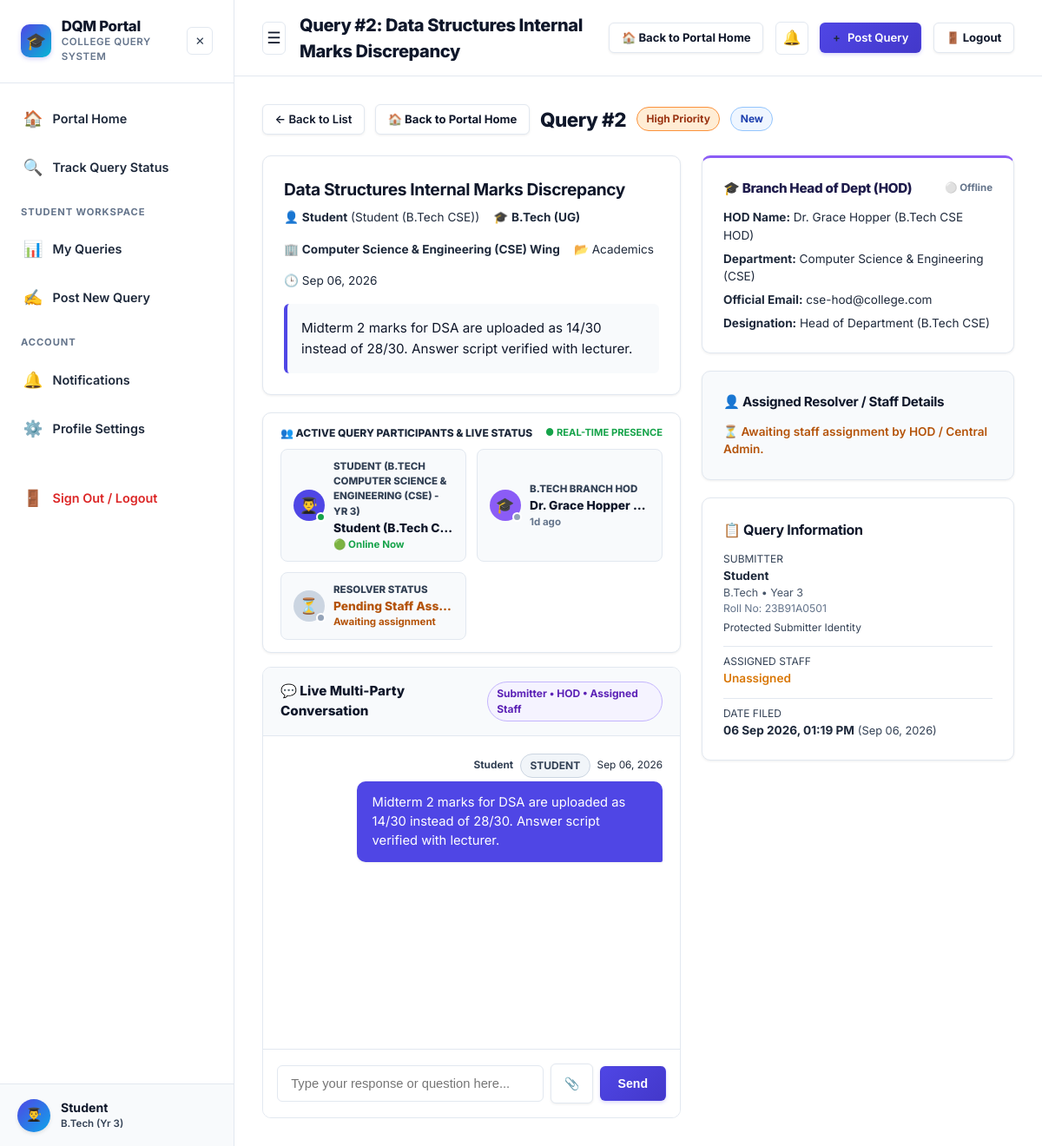
The app's page /query/2 (signed in), older data.
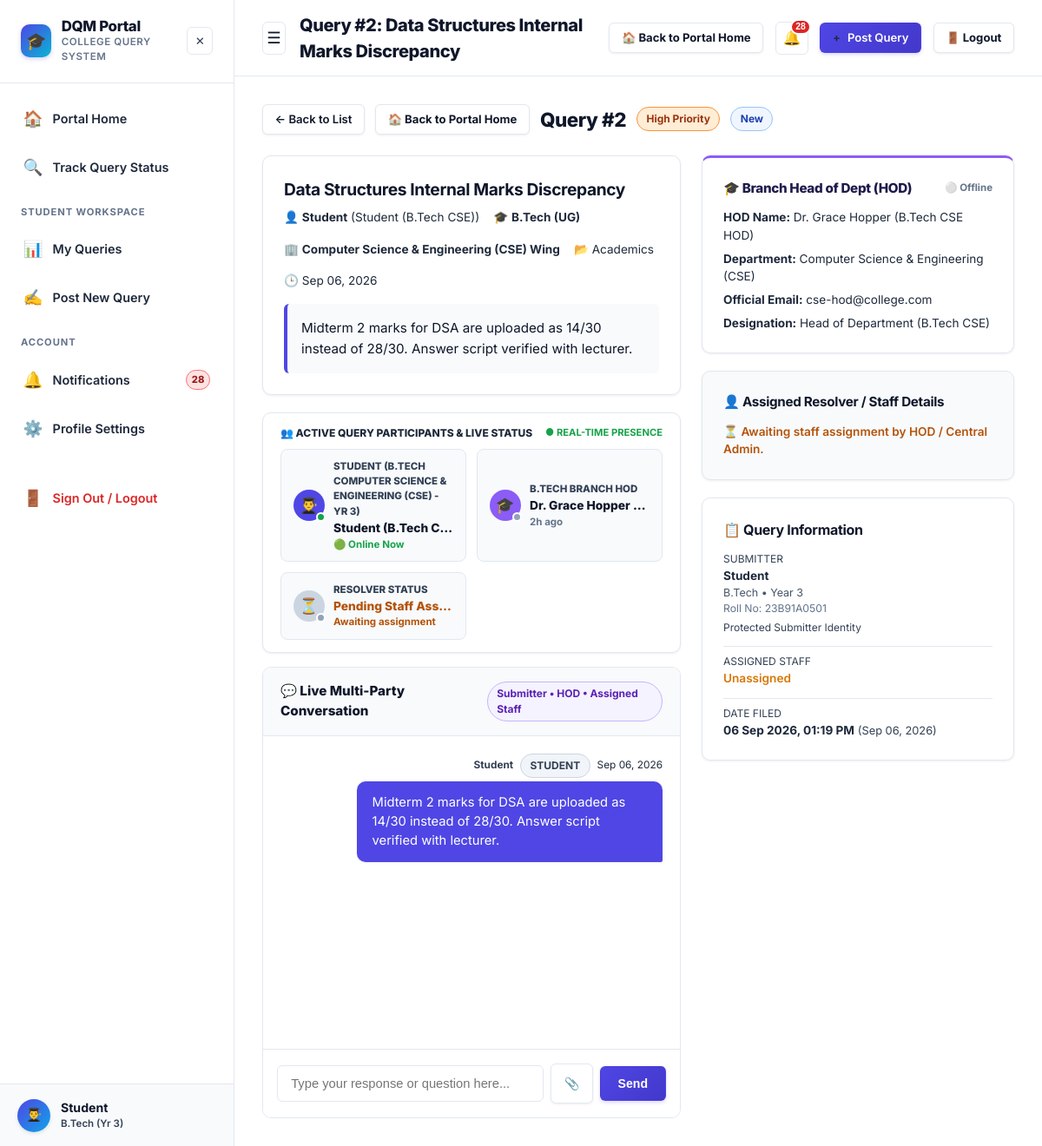
The same page, newer data.
### tables this page shows
CREATE TABLE users (
    id INTEGER PRIMARY KEY AUTOINCREMENT,
    name TEXT DEFAULT 'Anonymous User',
    email TEXT NOT NULL UNIQUE,
    password_hash TEXT NOT NULL,
    role TEXT NOT NULL DEFAULT 'student',
    level TEXT,
    department TEXT,
    course TEXT,
    year INTEGER,
    phone TEXT,
    roll_no TEXT,
    designation TEXT,
    is_active INTEGER DEFAULT 1,
    last_active_at TIMESTAMP DEFAULT CURRENT_TIMESTAMP,
    created_at TIMESTAMP DEFAULT CURRENT_TIMESTAMP
);

### app.py (the view, shortened to what this page needs)
@app.route('/query/<int:query_id>')
@login_required
def query_details(query_id):
    user = get_current_user()
    db = get_db()
    query = db.execute("""
        SELECT q.*, u.name as user_name, u.email as user_email, u.role as user_role, u.roll_no, u.phone,
               u.designation as user_designation, u.level as user_level, u.course as user_course,
               staff.name as staff_name, staff.email as staff_email, staff.department as staff_department,
               staff.designation as staff_designation, staff.phone as staff_phone
        FROM queries q
        JOIN users u ON q.user_id = u.id
        LEFT JOIN users staff ON q.assigned_staff_id = staff.id
        WHERE q.id = ?
    """, (query_id,)).fetchone()
    if not query:
        flash('Query not found.', 'danger')
        return redirect(url_for('dashboard'))
    is_submitter = (user['id'] == query['user_id'])
    is_admin = (user['role'] in ['admin', 'principal'])
    is_ao = (user['role'] == 'ao')
    is_hod = (user['role'] == 'hod')
    is_assigned = (query['assigned_staff_id'] == user['id'])
    is_staff = (user['role'] in ['staff', 'office_staff', 'faculty'])
    if not (is_submitter or is_admin or is_ao or is_hod or is_assigned or is_staff):
        flash('Access restricted: You do not have permission to view this query.', 'warning')
        if user['role'] in ['staff', 'office_staff', 'faculty', 'hod', 'ao']:
            return redirect(url_for('department_dashboard'))
        return redirect(url_for('dashboard'))
    messages = db.execute("""
        SELECT m.*, u.name as sender_name, u.role as sender_role, u.department as sender_department
        FROM messages m
        JOIN users u ON m.sender_id = u.id
        WHERE m.query_id = ?
        ORDER BY m.created_at ASC
    """, (query_id,)).fetchall()
    visible_messages = []
    for msg in messages:
        if msg['is_internal_note'] and user['role'] in ['student', 'faculty']:
            continue
        visible_messages.append(msg)
    attachments = db.execute("""
        SELECT a.*, u.name as uploader_name
        FROM attachments a
        JOIN users u ON a.uploaded_by = u.id
        WHERE a.query_id = ?
        ORDER BY a.created_at ASC
    """, (query_id,)).fetchall()
    if user['role'] == 'hod':
        if user.get('course'):
            dept_staff = db.execute(
                "SELECT id, name, email, role, department, designation FROM users WHERE role IN ('staff', 'faculty') AND (department = ? OR department IS NULL) AND (course = ? OR course IS NULL) AND is_active = 1 ORDER BY name ASC",
                (user['department'], user['course'])
            ).fetchall()
        else:
            dept_staff = db.execute(
                "SELECT id, name, email, role, department, designation FROM users WHERE role IN ('staff', 'faculty') AND (department = ? OR department IS NULL) AND is_active = 1 ORDER BY name ASC",
                (user['department'],)
            ).fetchall()
        if not dept_staff:
            dept_staff = db.execute(
                "SELECT id, name, email, role, department, designation FROM users WHERE role IN ('staff', 'faculty') AND is_active = 1 ORDER BY name ASC"
            ).fetchall()
    else:
        dept_staff = db.execute(
            "SELECT id, name, email, role, department, designation FROM users WHERE role IN ('staff', 'office_staff', 'faculty', 'admin') AND is_active = 1 ORDER BY department ASC, name ASC"
        ).fetchall()
    audit_logs = db.execute("""
        SELECT a.*, u.name as actor_name
        FROM audit_logs a
        LEFT JOIN users u ON a.user_id = u.id
        WHERE a.query_id = ?
        ORDER BY a.created_at DESC
    """, (query_id,)).fetchall()
    sub_row = db.execute("SELECT id, name, role, department, course, level, year, roll_no, last_active_at FROM users WHERE id = ?", (query['user_id'],)).fetchone()
    sub_is_online = False
    if sub_row:
        if (sub_row['id'] in ONLINE_USERS) or (user and user['id'] == sub_row['id']):
            sub_is_online = True
    try:
        q_dt = datetime.strptime(query['created_at'].split('.')[0], '%Y-%m-%d %H:%M:%S')
        if (datetime.now() - q_dt).total_seconds() < 900:
            sub_is_online = True
    except Exception:
        pass
    sub_role_display = 'Student'
    if sub_row:
        if sub_row['role'] == 'student':
            c_info = f"{sub_row['course'] or query['course'] or 'UG'} {sub_row['department'] or query['department'] or ''}".strip()
            y_info = f" - Yr {sub_row['year'] or query['year']}" if (sub_row['year'] or query['year']) else ""
            sub_role_display = f"Student ({c_info}{y_info})"
        elif sub_row['role'] in ['faculty', 'staff']:
            desig_txt = (sub_row['designation'] if 'designation' in sub_row.keys() and sub_row['designation'] else None) or 'Faculty'
            prog_txt = f"{query['course'] or sub_row['course'] or ''} {sub_row['department'] or query['department'] or ''}".strip()
            sub_role_display = f"{desig_txt} ({prog_txt})".strip()
        else:
            sub_role_display = sub_row['role'].capitalize()
    submitter_presence = {
        'id': sub_row['id'] if sub_row else query['user_id'],
        'name': sub_row['name'] if sub_row else 'Student Submitter',
        'role': sub_role_display,
        'is_student': (sub_row['role'] == 'student') if sub_row else True,
        'is_faculty': (sub_row['role'] in ['faculty', 'staff']) if sub_row else False,
        'department': sub_row['department'] if (sub_row and sub_row['department']) else query['department'],
        'course': sub_row['course'] if (sub_row and sub_row['course']) else (query['course'] if 'course' in query.keys() else None),
        'year': sub_row['year'] if (sub_row and sub_row['year']) else (query['year'] if 'year' in query.keys() else None),
        'roll_no': sub_row['roll_no'] if (sub_row and sub_row['roll_no']) else (query['roll_no'] if 'roll_no' in query.keys() else None),
        'is_online': sub_is_online,
        'last_active': 'Just now' if sub_is_online else (sub_row['last_active_at'] if sub_row else query['created_at'])
    }
    authority_presence = None
    q_cat = query['category']
    if q_cat == 'Administrative':
        ao_row = db.execute("SELECT id, name, email, role, department, designation, last_active_at FROM users WHERE role = 'ao' ORDER BY id LIMIT 1").fetchone()
        if ao_row:
            ao_online = (ao_row['id'] in ONLINE_USERS) or (user and user['id'] == ao_row['id'])
            authority_presence = {
                'id': ao_row['id'],
                'name': ao_row['name'],
                'email': ao_row['email'],
                'role_type': 'ao',
                'role_title': 'Administrative Officer (AO)',
                'icon': '🏢',
                'department': 'Administrative Wing',
                'designation': ao_row['designation'] or 'Administrative Officer',
                'is_online': ao_online,
                'last_active': 'Just now' if ao_online else ao_row['last_active_at']
            }
    else: # Academics
        q_dict = dict(query)
        s_dict = dict(sub_row) if sub_row else {}
        dept_val = q_dict.get('department') or s_dict.get('department') or ''
        course_val = q_dict.get('course') or s_dict.get('course') or ''
        target_course = course_val
        hod_row = db.execute("""
            SELECT id, name, email, role, department, designation, last_active_at
            FROM users
            WHERE role = 'hod' AND is_active = 1
            ORDER BY
                CASE
                    WHEN ? != '' AND ? != '' AND department = ? AND course = ? THEN 1
                    WHEN ? != '' AND department = ? THEN 2
                    WHEN ? != '' AND course = ? THEN 3
                    WHEN ? != '' AND (department LIKE ? OR ? LIKE '%' || department || '%') THEN 4
                    ELSE 5
                END ASC, id DESC
            LIMIT 1
        """, (dept_val, course_val, dept_val, course_val,
              dept_val, dept_val,
              course_val, course_val,
              dept_val, f"%{dept_val}%", dept_val)).fetchone()
        if hod_row:
            hod_online = (hod_row['id'] in ONLINE_USERS) or (user and user['id'] == hod_row['id'])
            authority_presence = {
                'id': hod_row['id'],
                'name': hod_row['name'],
                'email': hod_row['email'],
                'role_type': 'hod',
                'role_title': f"{target_course or ''} Branch HOD".strip(),
                'icon': '🎓',
                'department': hod_row['department'] or query['department'],
                'designation': hod_row['designation'] or 'Head of Department',
                'is_online': hod_online,
                'last_active': 'Just now' if hod_online else hod_row['last_active_at']
            }
    hod_presence = authority_presence
    staff_presence = None
    is_assigned_to_current_hod = bool(user and user['role'] == 'hod' and query['assigned_staff_id'] == user['id'])
    is_assigned_to_current_principal = bool(user and user['role'] == 'principal' and query['assigned_staff_id'] == user['id'])
    all_hods = db.execute("""
        SELECT id, name, email, role, level, course, department, designation
        FROM users
        WHERE role = 'hod' AND is_active = 1
        ORDER BY level ASC, course ASC, name ASC
    """).fetchall()
    all_staff = db.execute("""
        SELECT id, name, email, role, level, course, department, designation
        FROM users
        WHERE role IN ('staff', 'office_staff', 'faculty') AND is_active = 1
        ORDER BY department ASC, name ASC
    """).fetchall()
    return render_template(
        'query_details.html',
        query=query,
        messages=visible_messages,
        attachments=attachments,
        dept_staff=dept_staff,
        all_hods=all_hods,
        all_staff=all_staff,
        audit_logs=audit_logs,
        submitter_presence=submitter_presence,
        authority_presence=authority_presence,
        staff_presence=staff_presence,
        hod_presence=hod_presence,
        is_assigned_to_current_hod=is_assigned_to_current_hod,
        is_assigned_to_current_principal=is_assigned_to_current_principal
    )

### templates/query_details.html (shortened to what the changed rows need)
{% extends 'base.html' %}
{% block content %}
<div style="max-width: 1200px; margin: 0 auto;">
  <div style="display: flex; justify-content: space-between; align-items: center; margin-bottom: 1.5rem; flex-wrap: wrap; gap: 1rem;">
    <div style="display: flex; align-items: center; gap: 0.75rem; flex-wrap: wrap;">
      <h1 style="font-size: 1.4rem; font-weight: 800; color: var(--text-main); margin: 0;">
        Query #{{ query.id }}
      </h1>
    </div>
  </div>
  <div style="display: grid; grid-template-columns: 1fr 360px; gap: 1.5rem; align-items: start;">
    <div>
      <div class="card" style="margin-bottom: 1.25rem;">
        <h2 style="font-size: 1.2rem; font-weight: 700; color: var(--text-main); margin-bottom: 0.5rem;">
          {{ query.title }}
        </h2>
      </div>
      <div class="card" style="margin-bottom: 1rem; padding: 0.85rem 1.25rem; background: #ffffff; border: 1px solid #e2e8f0;">
        <div style="display: grid; grid-template-columns: repeat(auto-fit, minmax(210px, 1fr)); gap: 0.75rem;">
          <div style="background: #f8fafc; border: 1.5px solid #e2e8f0; border-radius: 8px; padding: 0.65rem 0.85rem; display: flex; align-items: center; gap: 0.65rem;">
            <div style="overflow: hidden; flex-grow: 1;">
              <div style="font-size: 0.72rem; font-weight: 800; color: var(--text-muted); text-transform: uppercase;">
                {{ authority_presence.role_title if authority_presence else 'Resolution Authority' }}
              </div>
              <div style="font-size: 0.86rem; font-weight: 800; color: #0f172a; white-space: nowrap; overflow: hidden; text-overflow: ellipsis;">
                {{ authority_presence.name if authority_presence else 'Department Authority' }}
              </div>
              <div class="user-presence-text" {% if authority_presence and authority_presence.id %}data-user-id="{{ authority_presence.id }}"{% endif %} style="font-size: 0.72rem; color: {% if authority_presence and authority_presence.is_online %}#16a34a{% else %}#64748b{% endif %}; font-weight: 700;">
                {% if authority_presence and authority_presence.is_online %}🟢 Online Now{% elif authority_presence and authority_presence.last_active %}{{ authority_presence.last_active | timeago }}{% else %}Recently active{% endif %}
              </div>
            </div>
          </div>
        </div>
      </div>
    </div>
    <div style="display: flex; flex-direction: column; gap: 1.25rem;">
      <div class="card" style="background: #ffffff; border: 1px solid var(--border-color); border-top: 3px solid #8b5cf6;">
        {% if hod_presence %}
        <div style="font-size: 0.85rem; display: flex; flex-direction: column; gap: 0.4rem;">
          <div><strong>HOD Name:</strong> {{ hod_presence.name }}</div>
          <div><strong>Department:</strong> {{ hod_presence.department }}</div>
          <div><strong>Official Email:</strong> {{ hod_presence.email or 'N/A' }}</div>
          {% if hod_presence.designation %}
          <div><strong>Designation:</strong> {{ hod_presence.designation }}</div>
          {% endif %}
        </div>
        {% else %}
        <p style="font-size: 0.85rem; color: #64748b; margin: 0;">
          ⏳ No HOD registered yet for <strong>{{ query.department }}</strong>.
        </p>
        {% endif %}
      </div>
    </div>
  </div>
</div>
{% endblock %}

### templates/base.html (shortened to what the changed rows need)
<!DOCTYPE html>
<html lang="en">
<head>
  <link rel="stylesheet" href="{{ url_for('static', filename='css/style.css') }}">
</head>
<body data-user-role="{{ current_user.role if current_user else '' }}" data-user-dept="{{ current_user.department if current_user else '' }}" data-user-id="{{ current_user.id if current_user else '' }}">
  <div class="app-container">
    {% if current_user %}
    <aside class="sidebar" id="appSidebar">
      <div class="sidebar-header">
        <a href="{{ url_for('index') }}" class="sidebar-brand-wrapper" style="text-decoration: none; color: inherit;">
          <div class="sidebar-brand">
            <h2>DQM Portal</h2>
          </div>
        </a>
      </div>
      <nav class="sidebar-nav">
        <a href="{{ url_for('notifications') }}" class="nav-item {% if request.endpoint == 'notifications' %}active{% endif %}">
          <span class="icon">🔔</span> Notifications
          {% if unread_notifications_count > 0 %}
          <span class="badge badge-urgent" style="margin-left: auto; padding: 2px 6px; font-size: 0.7rem;">{{ unread_notifications_count }}</span>
          {% endif %}
        </a>
      </nav>
    </aside>
    {% endif %}
    <div class="main-content">
      {% if current_user %}
      <header class="topbar">
        <div class="topbar-right">
          <div class="notif-wrapper">
            <button class="notif-btn" id="notifBtn" aria-label="Notifications" title="Notifications">
              🔔
              {% if unread_notifications_count > 0 %}
              <span class="notif-badge">{{ unread_notifications_count }}</span>
              {% endif %}
            </button>
          </div>
        </div>
      </header>
      {% endif %}
      <main class="page-body">
        {% block content %}{% endblock %}
      </main>
    </div>
  </div>
</body>
</html>

Row changes from the older to the newer data that the page shows:
changed users "Dr. Grace Hopper (B.Tech CSE HOD)": last_active "1d ago" → "2h ago"
Text that changed along with them:
{{ unread_notifications_count }}: (not shown) → "28"
